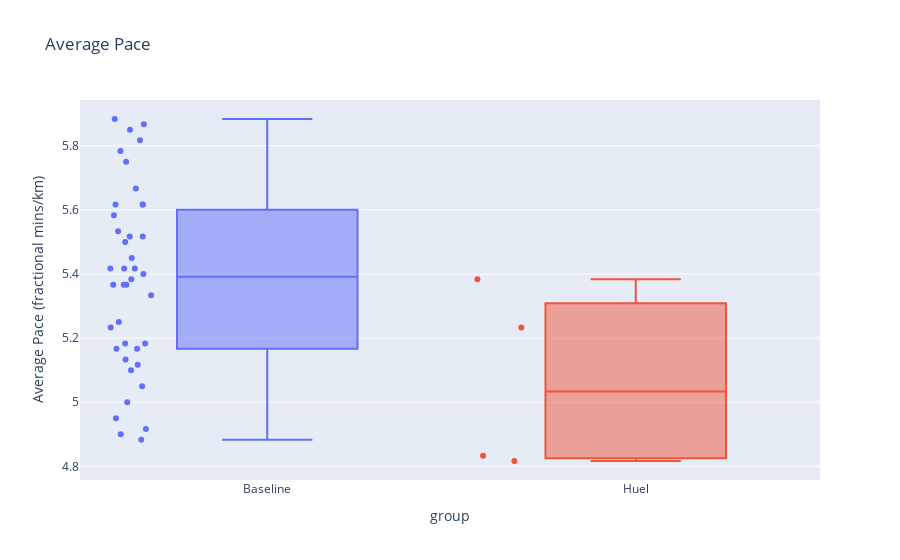

Write notebook code for a chart like this one.
### Code cell
import numpy as np
import pandas as pd
import plotly.express as px
import seaborn as sns
import holoviews as hv
import hvplot.pandas

hv.extension('bokeh')

huel_start_date = pd.Timestamp(2024, 9, 5)
end_date = pd.Timestamp(2024, 9, 12)
start_date = huel_start_date - pd.Timedelta(days=30*3) # 3 months before the start of the challenge

def pace_to_td(pace: str):
    min, sec = pace.split(':')

    return pd.Timedelta(minutes=int(min), seconds=int(sec))

def pace_to_kmh(pace: str):
    min, sec = pace.split(':')
    return 60 / (int(min) + int(sec) / 60)

def pace_to_sorta_mpkm(pace: str):
    min, sec = pace.split(':')
    return int(min) + int(sec) / 60


activity= pd.read_csv('huel/activities.csv')
activity = (
    activity
    .loc[lambda x: x['Activity Type'] == 'Running']
    .assign(
        date=lambda x: pd.to_datetime(x['Date']),
        avg_pace=lambda x: x['Avg Pace'].map(pace_to_td),
        avg_pace_kmh=lambda x: x['Avg Pace'].map(pace_to_kmh),
        avg_pace_smpkm=lambda x: x['Avg Pace'].map(pace_to_sorta_mpkm),
        during_challenge = lambda x: x.date >= huel_start_date,
        group=lambda x: x.during_challenge.map({True: 'Huel', False: 'Baseline'}),
        group_jitter=lambda x: x.during_challenge.astype(float) + np.random.normal(0, 0.035, len(x))
    )
    .rename(columns={
        'avg_pace': 'Average Pace (mins/km)',
        'avg_pace_kmh': 'Average Pace (kmh)',
        'avg_pace_smpkm': 'Average Pace (fractional mins/km)',
    })
    .loc[lambda x: x.date >= start_date]
    .loc[lambda x: x.date <= end_date]
    .sort_values('date', )
)

# activity.hvplot(kind='scatter', x='date', y='Average Pace (mins/km)', by='group', cmap='viridis', title='Running Pace Over Time').opts(legend_position='top_left')

fig = px.box(activity, x='group', y='Average Pace (fractional mins/km)', color='group', points='all', title='Average Pace')


def fig_to_html(fig, name):
    fig.update_layout(showlegend=False)
    with open(f'../public/iframes/huel_{name}.html', 'w') as f:
        f.write(fig.to_html(include_plotlyjs='cdn'))

fig_to_html(fig, 'avg_pace')

fig

### Figure 1 — Plotly figure (JSON) as saved in the notebook; plotly's stock layout.template omitted (floating-point values rounded to 4 significant figures)
{"data": [{"alignmentgroup": "True", "boxpoints": "all", "hovertemplate": "group=%{x}<br>Average Pace (fractional mins/km)=%{y}<extra></extra>", "legendgroup": "Baseline", "marker": {"color": "#636efa"}, "name": "Baseline", "notched": false, "offsetgroup": "Baseline", "orientation": "v", "showlegend": true, "type": "box", "x": ["Baseline", "Baseline", "Baseline", "Baseline", "Baseline", "Baseline", "Baseline", "Baseline", "Baseline", "Baseline", "Baseline", "Baseline", "Baseline", "Baseline", "Baseline", "Baseline", "Baseline", "Baseline", "Baseline", "Baseline", "Baseline", "Baseline", "Baseline", "Baseline", "Baseline", "Baseline", "Baseline", "Baseline", "Baseline", "Baseline", "Baseline", "Baseline", "Baseline", "Baseline", "Baseline", "Baseline", "Baseline", "Baseline", "Baseline", "Baseline"], "x0": " ", "xaxis": "x", "y": [4.9, 5.167, 5.667, 4.95, 5.517, 5.783, 5.233, 5.367, 5.133, 5.25, 5.85, 5.183, 5.333, 5.167, 5.367, 5.617, 5.117, 4.917, 5.517, 5.417, 5.183, 5.417, 5.383, 5.817, 5.75, 5.883, 4.883, 5.367, 5.4, 5.05, 5.617, 5.45, 5, 5.417, 5.1, 5.5, 5.867, 5.583, 5.617, 5.533], "y0": " ", "yaxis": "y"}, {"alignmentgroup": "True", "boxpoints": "all", "hovertemplate": "group=%{x}<br>Average Pace (fractional mins/km)=%{y}<extra></extra>", "legendgroup": "Huel", "marker": {"color": "#EF553B"}, "name": "Huel", "notched": false, "offsetgroup": "Huel", "orientation": "v", "showlegend": true, "type": "box", "x": ["Huel", "Huel", "Huel", "Huel"], "x0": " ", "xaxis": "x", "y": [5.383, 5.233, 4.817, 4.833], "y0": " ", "yaxis": "y"}], "layout": {"boxmode": "overlay", "legend": {"title": {"text": "group"}, "tracegroupgap": 0}, "showlegend": false, "title": {"text": "Average Pace"}, "xaxis": {"anchor": "y", "categoryarray": ["Baseline", "Huel"], "categoryorder": "array", "domain": [0, 1], "title": {"text": "group"}}, "yaxis": {"anchor": "x", "domain": [0, 1], "title": {"text": "Average Pace (fractional mins/km)"}}}}
